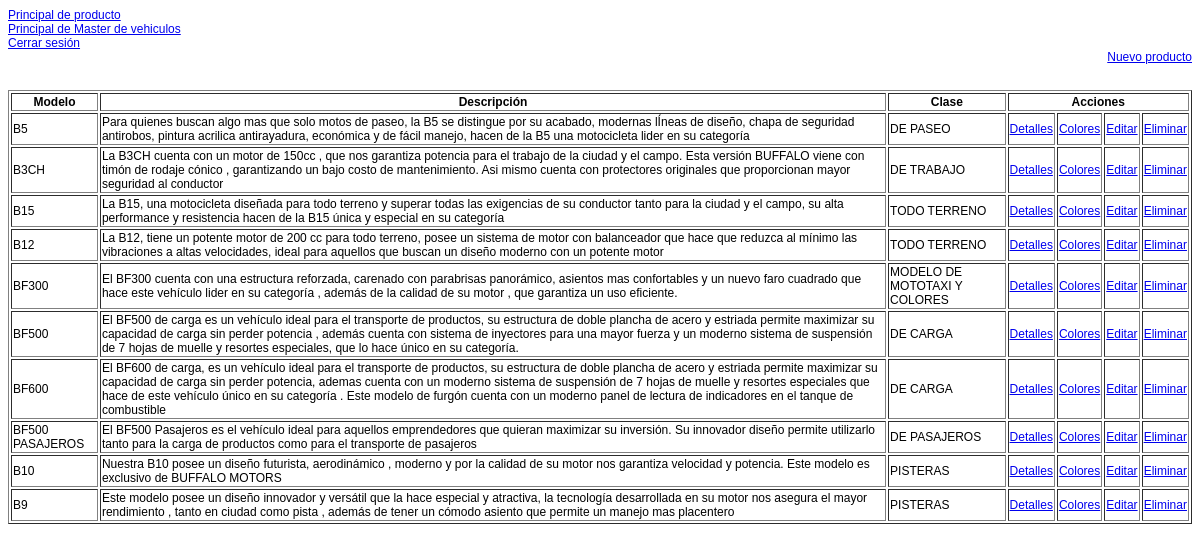
/bienvenido.php (signed in), run on the app's committed database.
### tables this page shows
CREATE TABLE `producto` (
  `id_producto` int(11) NOT NULL auto_increment,
  `modelo` varchar(100) NOT NULL,
  `foto_principal` varchar(100) NOT NULL,
  `foto_zoom_1` varchar(100) NOT NULL,
  `foto_zoom_2` varchar(100) NOT NULL,
  `foto_zoom_3` varchar(100) NOT NULL,
  `foto_zoom_4` varchar(100) NOT NULL,
  `descripcion` text NOT NULL,
  `ficha_tecnica` varchar(100) NOT NULL,
  `id_master` int(11) NOT NULL,
  PRIMARY KEY  (`id_producto`),
  KEY `fk_Producto_Master1` (`id_master`),
  CONSTRAINT `fk_Producto_Master1` FOREIGN KEY (`id_master`) REFERENCES `master` (`id_master`) ON DELETE NO ACTION ON UPDATE NO ACTION
);

CREATE TABLE `master` (
  `id_master` int(11) NOT NULL auto_increment,
  `clase` varchar(45) NOT NULL,
  `id_vehiculo` int(11) NOT NULL,
  PRIMARY KEY  (`id_master`),
  KEY `fk_Master_Vehiculo1` (`id_vehiculo`),
  CONSTRAINT `fk_Master_Vehiculo1` FOREIGN KEY (`id_vehiculo`) REFERENCES `vehiculo` (`id_vehiculo`) ON DELETE NO ACTION ON UPDATE NO ACTION
);

### bussinessLogic/ProductoBL.php (called while the page is built, shortened)
<?php
include_once 'dao/ProductoDAO.php';
class ProductoBL {
    private $pDao;
    public function __construct() {
        $this->pDao = new ProductoDAO();
    }
    public function getProductos() {
        return $this->pDao->getProductos();
    }
}
?>

### util/Connection.php (called while the page is built, shortened)
<?php
class Connection {
    private $connection;
    public function __construct() {
        $server = "localhost";
        $username = "root";
        $password = "root";
        $database_name = "buffalo";
        $connection = mysql_connect($server, $username, $password) or die("Problemas en la conexión");
        $this->connection = $connection;
    }
    public function getConnection() {
        return $this->connection;
    }
}
?>

### dao/ProductoDAO.php (called while the page is built, shortened)
<?php
include_once 'domain/Master.php';
include_once 'domain/Producto.php';
include_once 'util/Connection.php';
class ProductoDAO {
    public function getProductos() {
        $conexion = new Connection();
        $query = "select id_producto, modelo, foto_principal, descripcion, foto_zoom_1, foto_zoom_2,
            foto_zoom_3, foto_zoom_4, ficha_tecnica, master.id_master as id_master,
            master.clase as clase, master.id_vehiculo as id_vehiculo from producto
            inner join master on producto.id_master = master.id_master";
        $result = mysql_query($query, $conexion->getConnection());
        $total_registros = mysql_num_rows($result);
        if ($total_registros > 0) {
            while ($row = mysql_fetch_assoc($result)) {
                $producto = new Producto();
                $producto->setId_producto($row['id_producto']);
                $producto->setModelo($row['modelo']);
                $producto->setFoto_principal($row['foto_principal']);
                $producto->setDescripcion($row['descripcion']);
                $producto->setFoto_zoom_1($row['foto_zoom_1']);
                $producto->setFoto_zoom_2($row['foto_zoom_2']);
                $producto->setFoto_zoom_3($row['foto_zoom_3']);
                $producto->setFoto_zoom_4($row['foto_zoom_4']);
                $producto->setFicha_tecnica($row['ficha_tecnica']);
                $master = new Master();
                $master->setId_master($row['id_master']);
                $master->setClase($row['clase']);
                $master->setId_vehiculo($row['id_vehiculo']);
                $producto->setMaster($master);
                $productos[] = $producto;
            }
        }
        return $productos;
    }
}
?>

### domain/Producto.php (called while the page is built, shortened)
<?php
include_once 'Master.php';
class Producto {
    private $id_producto;
    private $modelo;
    private $descripcion;
    private $master;
    public function __construct() {
        $this->id_producto = 0;
        $this->modelo = '';
        $this->master = new Master();
    }
    public function getId_producto() {
        return $this->id_producto;
    }
    public function setId_producto($id_producto) {
        $this->id_producto = $id_producto;
    }
    public function getModelo() {
        return $this->modelo;
    }
    public function setModelo($modelo) {
        $this->modelo = $modelo;
    }
    public function getDescripcion() {
        return $this->descripcion;
    }
    public function setDescripcion($descripcion) {
        $this->descripcion = $descripcion;
    }
    public function getMaster() {
        return $this->master;
    }
    public function setMaster($master) {
        $this->master = $master;
    }
}
?>

### domain/Master.php (called while the page is built, shortened)
<?php
class Master {
    private $id_master;
    private $clase;
    public function __construct() {
        $this->id_master = 0;
    }
    public function getId_master() {
        return $this->id_master;
    }
    public function setId_master($id_master) {
        $this->id_master = $id_master;
    }
    public function getClase() {
        return $this->clase;
    }
    public function setClase($clase) {
        $this->clase = $clase;
    }
}
?>

### bienvenido.php (the view, shortened to what this page needs)
<?php
if (!isset($_POST['user'])) {
    if (!isset($_SESSION['user'])) {
        header("location: index.php?error=2");
    } else {
        $band = 1;
    }
}
if ($band == 1) {
    ?>
    <!DOCTYPE html>
    <html>
        <head>
            <link type="text/css" href="style/style.css" rel="stylesheet" media="screen"/>
        </head>
        <body>
            <div style="text-align: right; height: 40px;">
                <a href="formProducto.php?action=N">Nuevo producto</a>
            </div>
            <table border="1">
                <thead>
                    <tr>
                        <th>Modelo</th>
                        <th>Descripci&oacute;n</th>
                        <th>Clase</th>
                        <th colspan="4">Acciones</th>
                    </tr>
                </thead>
                <tbody>
                    <?php
                    include_once 'bussinessLogic/ProductoBL.php';
                    $productoBL = new ProductoBL();
                    $productos = $productoBL->getProductos();
                    for ($i = 0; $i < count($productos); $i++) {
                        $master = $productos[$i]->getMaster();
                        ?>
                        <tr id="fila-<?php echo $productos[$i]->getId_producto() ?>"
                            onmouseover="this.style.backgroundColor='#E0E0E0'"
                            onmouseout="this.style.backgroundColor='#FFFFFF'">
                                <?php
                                echo "<td>{$productos[$i]->getModelo()}</td>";
                                echo '<td>' . utf8_encode($productos[$i]->getDescripcion()) . '</td>';
                                echo "<td>{$master->getClase()}</td>";
                                echo "<td><a href='formDetalles.php?id_producto={$productos[$i]->getId_producto()}'>Detalles</a></td>";
                                echo "<td><a href='formColores.php?id_producto={$productos[$i]->getId_producto()}'>Colores</a></td>";
                                echo "<td><a href='formProducto.php?accion=E&id_producto={$productos[$i]->getId_producto()}&id_master={$master->getId_master()}'>Editar</a></td>";
                                echo "<td><a href='#{$productos[$i]->getId_producto()}' class='a_delete'>Eliminar</a></td>";
                                ?>
                        </tr>
                    <?php } ?>
                </tbody>
            </table>
        </body>
    </html>
<?php }
?>

### style/style.css (style rules this page uses)
body, table { font-family: 'lucida grande',tahoma,verdana,arial,sans-serif; font-size: 12px; }

### data on the page
producto: modelo "B5", descripcion "Para quienes buscan algo mas que solo motos de paseo, la B5 se distingue por su acabado, modernas lÍneas de diseño, chapa de seguridad antirobos, pintura acrilica antirayadura, económica y de fácil manejo, hacen de la B5 una motocicleta lider en su categoría", id_master.clase "DE PASEO"
producto: modelo "B3CH", descripcion "La B3CH cuenta con un motor de 150cc , que nos garantiza potencia para el trabajo de la ciudad y el campo. Esta versión BUFFALO viene con timón de rodaje cónico , garantizando un bajo costo de mantenimiento. Asi mismo cuenta con protectores originales que proporcionan mayor seguridad al conductor", id_master.clase "DE TRABAJO"
producto: modelo "B15", descripcion "La B15, una motocicleta diseñada para todo terreno y superar todas las exigencias de su conductor tanto para la ciudad y el campo, su alta performance y resistencia hacen de la B15 única y especial en su categoría", id_master.clase "TODO TERRENO"
producto: modelo "B12", descripcion "La B12, tiene un potente motor de 200 cc para todo terreno, posee un sistema de motor con balanceador que hace que reduzca al mínimo las vibraciones a altas velocidades, ideal para aquellos que buscan un diseño moderno con un potente motor", id_master.clase "TODO TERRENO"
producto: modelo "BF300", descripcion "El BF300 cuenta con una estructura reforzada, carenado con parabrisas panorámico, asientos mas confortables y un nuevo faro cuadrado que hace este vehículo lider en su categoría , además de la calidad de su motor , que garantiza un uso eficiente.", id_master.clase "MODELO DE MOTOTAXI Y COLORES"
producto: modelo "BF500", descripcion "El BF500 de carga es un vehículo ideal para el transporte de productos, su estructura de doble plancha de acero y estriada permite maximizar su capacidad de carga sin perder potencia , además cuenta con sistema de inyectores para una mayor fuerza y un moderno sistema de suspensión de 7 hojas de muelle y resortes especiales, que lo hace único en su categoría.", id_master.clase "DE CARGA"
producto: modelo "BF600", descripcion "El BF600 de carga, es un vehículo ideal para el transporte de productos, su estructura de doble plancha de acero y estriada permite maximizar su capacidad de carga sin perder potencia, ademas cuenta con un moderno sistema de suspensión de 7 hojas de muelle y resortes especiales que hace de este vehículo único en su categoría . Este modelo de furgón cuenta con un moderno panel de lectura de indicadores en el tanque de combustible", id_master.clase "DE CARGA"
producto: modelo "BF500 PASAJEROS", descripcion "El BF500 Pasajeros es el vehículo ideal para aquellos emprendedores que quieran maximizar su inversión. Su innovador diseño permite utilizarlo tanto para la carga de productos como para el transporte de pasajeros", id_master.clase "DE PASAJEROS"
producto: modelo "B10", descripcion "Nuestra B10 posee un diseño futurista, aerodinámico , moderno y por la calidad de su motor nos garantiza velocidad y potencia. Este modelo es exclusivo de BUFFALO MOTORS", id_master.clase "PISTERAS"
producto: modelo "B9", descripcion "Este modelo posee un diseño innovador y versátil que la hace especial y atractiva, la tecnología desarrollada en su motor nos asegura el mayor rendimiento , tanto en ciudad como pista , además de tener un cómodo asiento que permite un manejo mas placentero", id_master.clase "PISTERAS"
